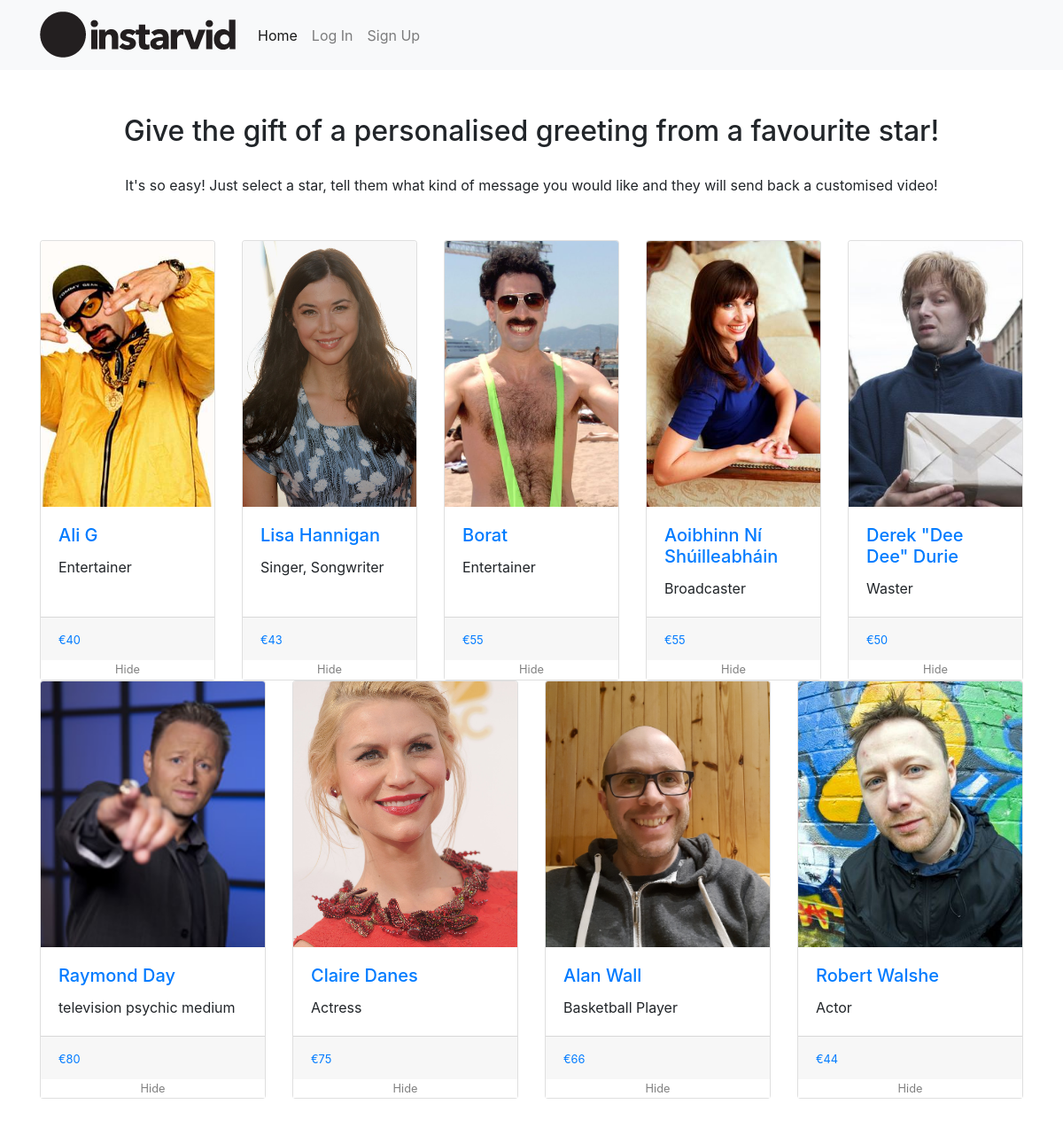
The page / on the database its author committed.
### stars/models.py (models this page shows, shortened)
class Star(models.Model):
    firstname = models.CharField(max_length=32)
    lastname = models.CharField(max_length=32, blank=True)
    price = models.IntegerField()
    occupation = models.CharField(max_length=32)
    owner = models.ForeignKey(User, null=True, blank=True,
                              on_delete=models.SET_NULL, related_name="owned_by")
    username = models.CharField(max_length=32)
    cover = models.ImageField(upload_to='images/')
    application_letter = models.TextField(blank=True)
    STATUS_CHOICES = [
        ('APPROVED', 'Approved'),
        ('RETURNED', 'Returned with request for further details'),
        ('RESUBMITTED', 'Resubmitted'),
        ('SUSPENDED', 'Suspended'),
        ('RESUB_SUSPENDED', 'Resubmitted after being suspended'),
        ('DECLINED', 'Declined'),
        ('RESUB_DECLINED', 'Resubmitted after being declined'),
        ('PENDING', 'Pending'),
    ]
    status = models.CharField(
        max_length=32,
        choices=STATUS_CHOICES,
        default='PENDING',
    )
    reason_for_status_change = models.TextField(blank=True)

### stars/views.py (the view)
# urls.py: path("", include("stars.urls"))
def stars(request):
    if request.user.is_authenticated:
        user = request.user
    else:
        user = "Not Logged In"
    context = {
        "stars": Star.objects.filter(status="APPROVED"),
        "user": user
    }
    return render(request, "stars/index.html", context)

### stars/templates/stars/index.html (shortened to what this page needs)
{% extends "stars/layout.html" %}
{% load static %}
{% block body %}
<h2 class="center">Give the gift of a personalised greeting from a favourite star!</h2>
<p class="center">It's so easy! Just select a star, tell them what kind of message you would like and they will send back a customised video! </p>
<div class="card-deck">
          {% for star in stars %}
  <div class="card" id="{{ star.pk }}">
    <div class="photo">
      <a href="/star/{{star.username}}" title="{{ star.firstname }} {{star.lastname}}">
        <img class="card-img-top" src="{{ star.cover.url }}" alt="Card image cap">
      </a>
    </div>
    <div class="card-body">
      <h5 class="card-title"><a href="/star/{{star.username}}" title="{{ star.firstname }} {{star.lastname}}">{{ star.firstname }} {{star.lastname}}</a></h5>
      <p class="card-text">{{ star.occupation }}
      </p>
    </div>
    <div class="card-footer">
      <small class="text-muted"><a href="/star/{{star.username}}" title="{{ star.firstname }} {{star.lastname}}">€{{star.price}}</a></small>
    </div>
    <button class="hide">Hide</button>
  </div>
  {% endfor %}
</div>
{% endblock %}

### stars/templates/stars/layout.html (shortened to what this page needs)
{% load static %}
<!DOCTYPE html>
<html lang="en">
    <head>
        <link rel="stylesheet" href="https://cdn.jsdelivr.net/npm/bootstrap@4.5.3/dist/css/bootstrap.min.css">
        <link rel="stylesheet" href="{% static 'css/styley.css' %}" />
    </head>
    <body>
      <nav class="navbar navbar-expand-lg navbar-light bg-light" {% if user.is_staff %}style="background-color:hotpink!important"{% endif %}>
        <div class="container">
        <a class="navbar-brand" href="/stars"><img src="{% static '/logo.png' %}" alt="Instarvid Logo"></a>
        <div class="collapse navbar-collapse" id="navbarNav">
          <ul class="navbar-nav">
            <li class="nav-item active">
              <a class="nav-link" href="/">Home <span class="sr-only">(current)</span></a>
            </li>
            {% if user.is_authenticated %}
                <li class="nav-item"><a class="nav-link" href="{% url 'orders' %}">My Orders</a></li>
                        <li class="nav-time"><a class="nav-link" href="{% url 'stardashboard' %}">Star Dashboard</a></li>
                    {% if user.is_staff %}
                        <li class="nav-item"><a class="nav-link" href="{% url 'admindashboard' %}">Admin Dashboard</a></li>
                        <li class="nav-item"><a class="nav-link" href="{% url 'admin:index' %}">Django Admin</a></li>
                    {% endif %}
                <li class="nav-item"><a class="nav-link disabled">Hello {{ user.username }}</a></li>
                <li class="nav-item"><a class="nav-link" href="{% url 'logout' %}">Log Out</a></li>
            {% else %}
                <li class="nav-item"><a class="nav-link" href="{% url 'login' %}">Log In</a></li>
                <li class="nav-item"><a class="nav-link" href="{% url 'signup' %}">Sign Up</a></li>
            {% endif %}
          </ul>
        </div>
      </div>
      </nav>
      <div class="container">
        {% block body %}
        {% endblock %}
        <div class="clearfix" style="height:50px"></div>
      </div>
    </body>
</html>

### stars/static/css/styley.css (style rules this page uses)
.navbar { margin-bottom: 40px; }
.photo { height: 300px; }
.photo img, .card-img-top { object-fit: cover; height: 100%; }
.card-deck { margin-top:50px; }
.card { min-width: 170px; margin-bottom:40px; }
h2 { margin: 50px 0 30px 0; }
.center { text-align:center; }
.hide { border: 0; background-color: white; font-size: .8rem; color: gray; }

### rows shown on the page
Star: cover (picture), firstname "Ali", lastname "G", occupation "Entertainer", price "40"
Star: cover (picture), firstname "Lisa", lastname "Hannigan", occupation "Singer, Songwriter", price "43"
Star: cover (picture), firstname "Borat", occupation "Entertainer", price "55"
Star: cover (picture), firstname "Aoibhinn", lastname "Ní Shúilleabháin", occupation "Broadcaster", price "55"
Star: cover (picture), firstname "Derek \"Dee Dee\"", lastname "Durie", occupation "Waster", price "50"
Star: cover (picture), firstname "Raymond", lastname "Day", occupation "television psychic medium", price "80"
Star: cover (picture), firstname "Claire", lastname "Danes", occupation "Actress", price "75"
Star: cover (picture), firstname "Alan", lastname "Wall", occupation "Basketball Player", price "66"
Star: cover (picture), firstname "Robert", lastname "Walshe", occupation "Actor", price "44"
